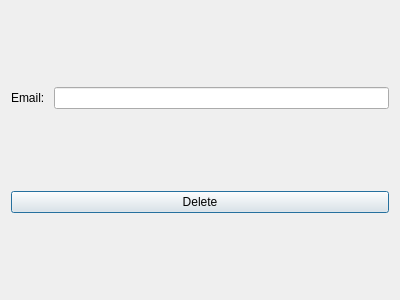
<?xml version="1.0" encoding="UTF-8"?>
<ui version="4.0">
 <class>UserDel</class>
 <widget class="QDialog" name="UserDel">
  <property name="geometry">
   <rect>
    <x>0</x>
    <y>0</y>
    <width>400</width>
    <height>300</height>
   </rect>
  </property>
  <property name="windowTitle">
   <string>Dialog</string>
  </property>
  <layout class="QGridLayout" name="gridLayout">
   <item row="1" column="1">
    <widget class="QLineEdit" name="email"/>
   </item>
   <item row="1" column="0">
    <widget class="QLabel" name="EmailLabel">
     <property name="text">
      <string>Email: </string>
     </property>
    </widget>
   </item>
   <item row="2" column="0" colspan="2">
    <widget class="QPushButton" name="Delete">
     <property name="text">
      <string>Delete</string>
     </property>
    </widget>
   </item>
  </layout>
 </widget>
 <resources/>
 <connections/>
</ui>
